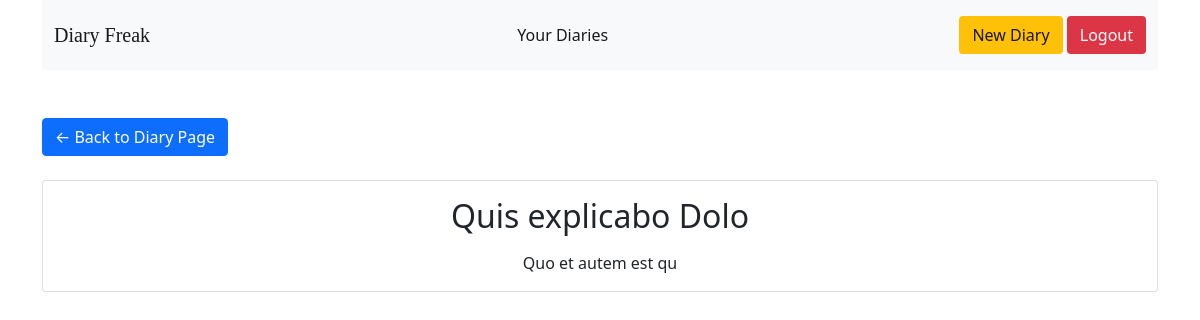
Before: /open-diary/7/ (signed in) with the older database file.
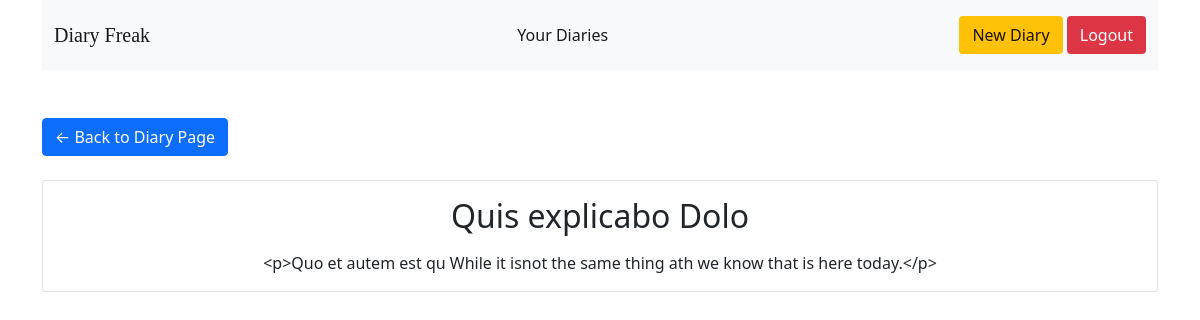
After: the same page with the newer database file.
### Diary/models.py (models this page shows, shortened)
class Diary(models.Model):
    owner = models.ForeignKey(get_user_model(), related_name="diaries", on_delete=models.CASCADE)
    title = models.CharField(max_length=200)
    body = RichTextField()
    datecreated = models.DateTimeField(auto_now_add=True)
    dateupdated = models.DateTimeField(auto_now=True, blank=True, null=True)
    class Meta:
        verbose_name_plural = 'Diaries'
        ordering = ('-datecreated',)

### Diary/views.py (the view)
# urls.py: path('open-diary/<int:id>/', views.open_diary, name='open_diary'),
@login_required(login_url='/login/')
def open_diary(request, id):
    item_to_read = get_object_or_404(Diary, id=id, owner = request.user)
    return render(request, 'readdiary.html', {'item_to_read': item_to_read})

### templates/readdiary.html
{% extends "base.html" %}
{% block body %}
<div class="my-4">
<a href="{% url 'diary' %}" class="btn btn-primary">&leftarrow; Back to Diary Page </a>
</div>
<div class="container card text-center">
        <h2 class="my-3">{{item_to_read.title}}</h2>
        <p>{{item_to_read.body}}</p>
</div>
{% endblock body %}

### templates/base.html (shortened to what this page needs)
{% load static %}
<!DOCTYPE html>
<html lang="en">
<head>
    <link rel="stylesheet" href="{% static 'css/bootstrap.min.css' %}">
    <link rel="stylesheet" href="{% static 'js/bootstrap.bundle.min.js' %}">
</head>
<body>
    <div class="container">
        <nav class="navbar navbar-expand-lg mb-5 navbar-light bg-light">
            <div class="container-fluid">
              <a class="navbar-brand" href="{% url 'index' %}" style="font-family: cursive;">Diary Freak</a>
              <div class="collapse navbar-collapse" id="navbarText">
                <ul class="navbar-nav mx-auto me-auto mb-2 mb-lg-0">
                  <li class="nav-item">
                    <a class="nav-link active fw-normal" aria-current="page" href="{% url 'diary' %}">Your Diaries</a>
                  </li>
                </ul>
                <span class="navbar-text">
                    {% if request.user.is_authenticated %}
                    <a href="{% url 'new_diary' %}"  class="btn bg-warning" type="submit">New Diary</a>
                    <a href="{% url 'logout' %}"  class="btn bg-danger text-white" type="submit">Logout</a>
                    {% endif %}
                </span>
              </div>
            </div>
          </nav>
          {% block body %}
          {% endblock body %}
</div>
</body>
</html>

Changed rows visible on the page:
changed Diary "Quis explicabo Dolo": body "Quo et autem est qu" → "<p>Quo et autem est qu While it isnot the same thing ath we know that is here today.</p>"
